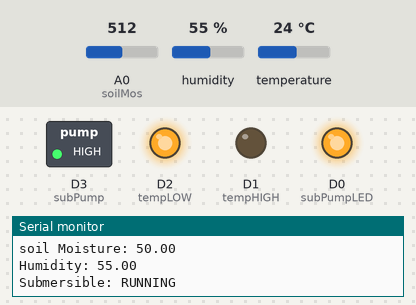
Bench run of a sketch on a simulated ESP8266 (NodeMCU). On the bench: switched loads named in the sketch (green lamp = pin HIGH), output pins drawn as LEDs (lit = HIGH), the last lines printed to the serial monitor. Inputs (shaded band) come from the test bench; at power-on: A0 (soilMos) = 512, temperature 24 °C, humidity 55 %. WiFi joins after 1.5 s; servers stay silent unless stated.

Above: at 6.0 s.
6.1 s: A0 (soilMos) set to 500
At 8.8 s:
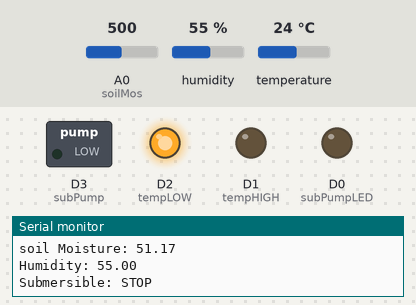
10.6 s: temperature set to 25.6 °C
At 13.6 s:
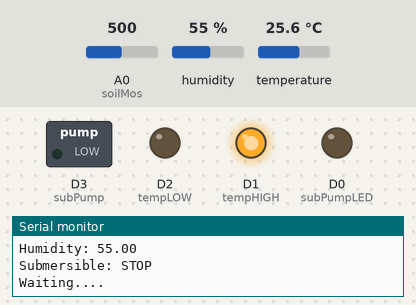
15.1 s: A0 (soilMos) set to 716
At 19.2 s:
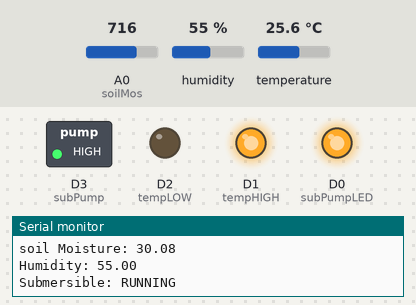
19.6 s: A0 (soilMos) set to 511
At 21.9 s:
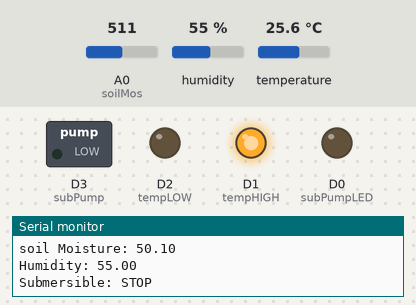
24.1 s: A0 (soilMos) set to 900
At 25.8 s:
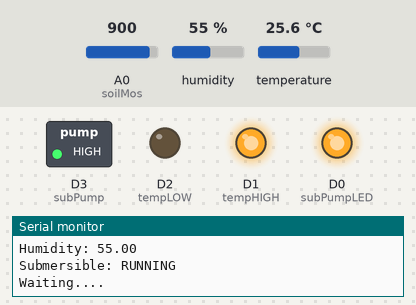
Timing chart, 0 to 27.3 s (numbered marks = the images above; inputs shaded):
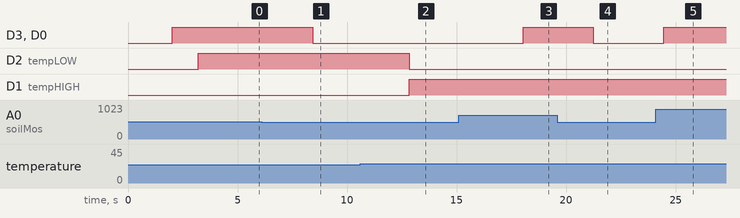

The sketch:

program.ino
```cpp
#include <ESP8266WiFi.h>
#include <DHT.h>
#include "ThingSpeak.h"

#define tempHum D5
#define soilMos A0
#define subPump D3
#define subPumpLED D0
#define tempHIGH D1
#define tempLOW D2

DHT dht(tempHum, DHT22);

unsigned const long myChannelNumber = 1605663;
const char *myWriteAPIKey = "CBOTDSQPIJVPZECA";

const char *ssid = "infinitylectures.com";
const char *pass = "jeetwifi73";

WiFiClient Client;

double soilMoistureData = 0;
float h, t;
unsigned long prevMillis = 0;

void setup()
{
  // put your setup code here, to run once:
  Serial.begin(115200);
  while (!Serial) {
    ;
  }
  dht.begin();
  ThingSpeak.begin(Client);
  pinMode(soilMos, INPUT);
  pinMode(subPump, OUTPUT);
  pinMode(subPumpLED, OUTPUT);
  pinMode(tempHIGH, OUTPUT);
  pinMode(tempLOW, OUTPUT);
}

void loop()
{
  connectwifi();
  h = dht.readHumidity();
  t = dht.readTemperature();
  double data = analogRead(soilMos);
  soilMoistureData = 100 - ((data / 1024) * 100);

  if (soilMoistureData > 50)
  {
    printData(0);
    digitalWrite(subPump, LOW);
    digitalWrite(subPumpLED, LOW);
    sendData2Thingspeak(0);
  }
  else
  {
    printData(1);
    digitalWrite(subPump, HIGH);
    digitalWrite(subPumpLED, HIGH);
    sendData2Thingspeak(1);
  }

  if(t < 25){
    digitalWrite(tempHIGH, LOW);// red color led
    digitalWrite(tempLOW, HIGH);// green color led
  }
  else{
    digitalWrite(tempHIGH, HIGH);
    digitalWrite(tempLOW, LOW);
  }

  Serial.println("Waiting....");
  delay(2000);
}

void connectwifi()
{
  if(WiFi.status() != WL_CONNECTED) {
    Serial.print("Attempting to connect to SSID: ");
    Serial.println(ssid);
    WiFi.begin(ssid, pass);
    while (WiFi.status() != WL_CONNECTED)
    {
      Serial.print(".");
      delay(2000);
    }
    Serial.println();
    Serial.println("NodeMCU is connected");
    Serial.print(ssid);
    Serial.print(" :- ");
    Serial.println(WiFi.localIP());
  }
}

void printData(int s)
{
  Serial.print("Temperature: ");
  Serial.println(t);
  Serial.print("soil Moisture: ");
  Serial.println(soilMoistureData);
  Serial.print("Humidity: ");
  Serial.println(h);
  Serial.print("Submersible: ");

  if(s == 1)
    Serial.println("RUNNING");
  else
    Serial.println("STOP");
}

void sendData2Thingspeak(int s)
{
    ThingSpeak.writeField(myChannelNumber, 4, s, myWriteAPIKey);
//    delay(30000);
    ThingSpeak.writeField(myChannelNumber, 3, int(soilMoistureData), myWriteAPIKey);
//    delay(30000);
    ThingSpeak.writeField(myChannelNumber, 1, t, myWriteAPIKey);
//    delay(30000);
    ThingSpeak.writeField(myChannelNumber, 2, h, myWriteAPIKey);
//    delay(30000);
}
```

Measured:
- the behaviour switches between 512 and 511 on A0 (soilMos) (found by bisection; images 0 and 1)
- the behaviour switches between 24.9 and 25 °C on temperature (found by bisection; images 1 and 2)
- after the input at 6.1 s, D3 (subPump), D0 (subPumpLED): HIGH → LOW after 2.3 s
- after the input at 10.6 s, D2 (tempLOW): HIGH → LOW after 2.2 s; D1 (tempHIGH): LOW → HIGH after 2.2 s
- after the input at 15.1 s, D3 (subPump), D0 (subPumpLED): LOW → HIGH after 2.9 s
- after the input at 19.6 s, D3 (subPump), D0 (subPumpLED): HIGH → LOW after 1.7 s
- after the input at 24.1 s, D3 (subPump), D0 (subPumpLED): LOW → HIGH after 0.36 s
